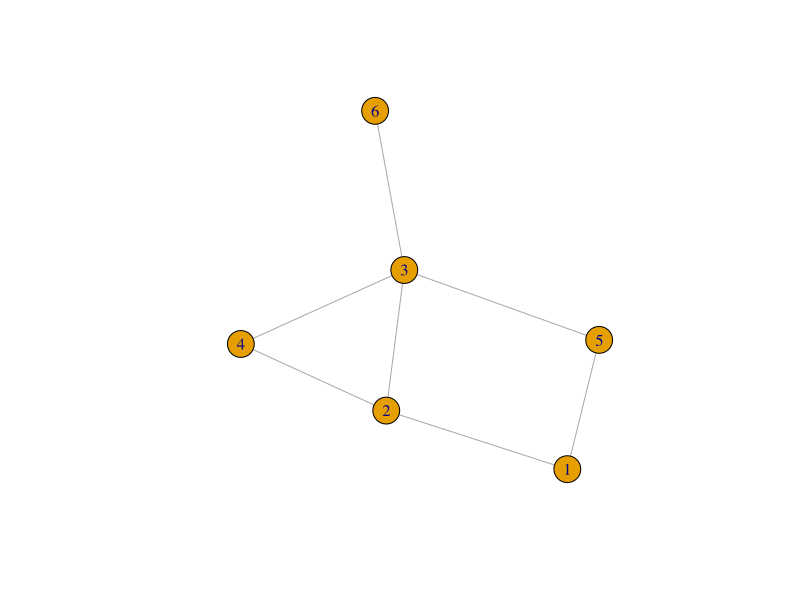
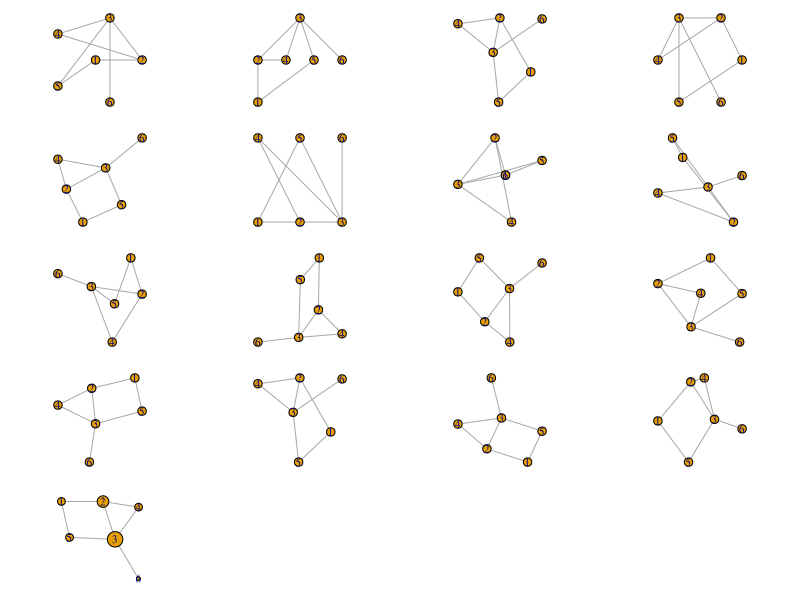

Generate these figures, in order, with R:
library(igraph)
library(lattice)
library(Matrix)

# 1. Construct Network
g1 <- graph( c( 1,2, 2,3, 2,4, 3,4, 3,5, 1,5, 3,6), directed=FALSE)
plot(g1)

# 2. Extract edgelist from graph

#get proper edge list
get.edgelist(g1)

#get the vertex list in a specifc order
get.vertex.attribute(g1) #You can also extract the nodes of network.

#get adjacency matrix (which verices are connected)
adj_A1=get.adjacency(g1)
adj_A1

# Visualize

# Here we can also see how a network can be represented in different visulisations styles

layouts <- grep("^layout_", ls("package:igraph"), value=TRUE)[-1] 
# -1 used to include first element 'layout'. Probably this is at index 0

#grep, grepl, regexpr, gregexpr and regexec search for matches to argument pattern within each element of a character vector: they differ in the format of and amount of detail in the results.
# you can use View(layouts) to check how many styles igraph has been embeded here.
# ls and objects return a vector of character strings giving the names of the objects in the specified environment. 
# think about why we add [-1] in the end of this line.
layouts <- layouts[!grepl("bipartite|sugiyama", layouts)]
#grepl returns TRUE if a string contains the pattern, otherwise FALSE; if the parameter is a string vector, returns a logical vector (match or not for each element of the vector;
# ! indicates logical negation (NOT). see other logical operators here: https://stat.ethz.ch/R-manual/R-devel/library/base/html/Logic.html
par(mfrow=c(5,4), mai=c(.1,.1,.1,.1)) #set graphic parameters_5 rows and 3 columns

# print layout names and plot them as facet plot
for (layout in layouts) {
  print(layout)
  l <- do.call(layout, list(g1)) 
  plot(g1, edge.arrow.mode=0, layout=l, vertex.size=20, vertex.colour="orange") }

# 4. Calculate Basic Network Characteristics

# degree is the number of connections for each vertex
degree(g1, v= V(g1))

# The diameter of a graph is the lgreatest distance between two vertices
diameter (g1) 

# use the size of the node to indicate their degree?
plot(g1, vertex.size=10*degree(g1,V(g1)), vertex.colour="orange")


# Convert graph to dataframe
g <- as_data_frame(g1)


